Frame 1 (no input): blank canvas, image omitted
Frame 60 (the mouse pressed at the canvas centre just before this capture): blank canvas, image omitted
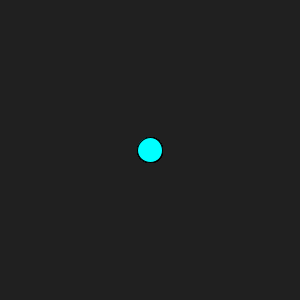
Frame 120 (the mouse held since frame 60 and released just before this capture)

The Processing sketch whose frames 1 and 60 were blank and that drew this single picture after the mouse press (run headless with seeded random() and noise(); from frame 60 on, the mouse is pressed at the canvas centre):

// Processing sketch: diifferent_mouse
// ── diifferent_mouse.pde
void setup() {
  size(300, 300);
  background(32);
}

void draw() {
  if (mousePressed) {
    fill(0, 255, 255);
    ellipse(mouseX, mouseY, 25, 25);
  }
}

void mouseClicked() {
  fill(0, 255, 0);
  ellipse(mouseX, mouseY, 50, 50);
}


































//float r = 32;
//float g = 32;
//float b = 32;

//void setup() {
//  size(300, 300);
//}

//void draw() {
//  background(r, g, b);
//}

//void mousePressed() {
//  r = 0;
//  g = 255;
//  b = 0;
//}

//void mouseReleased() {
//  r = 255;
//  g = 255;
//  b = 0;
//}

//void mouseDragged() {
//  r = 0;
//  g = 0;
//  b = 255;
//}
